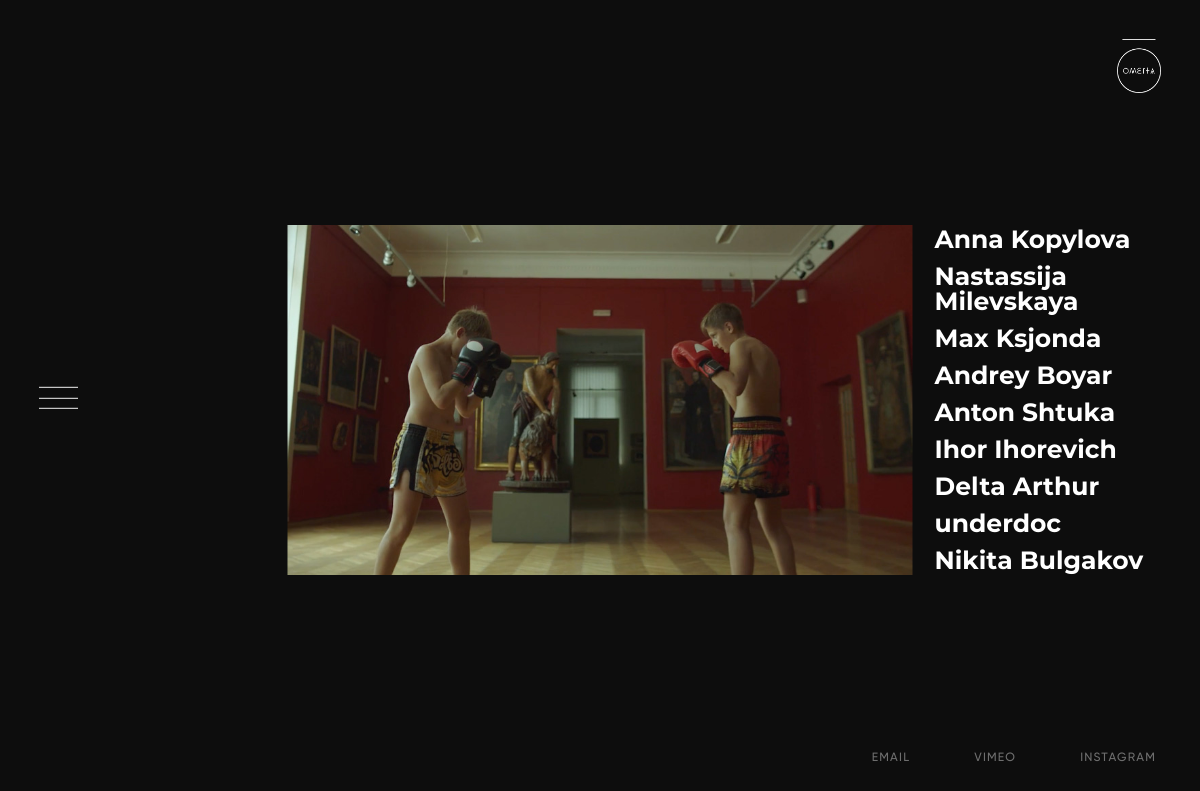
/directors, run on the app's committed database.
### ometa/models.py (models this page shows, shortened)
class Director(models.Model):
    number = models.IntegerField(default=1)
    name = models.CharField(max_length=30, default='No name')
    preview = models.ImageField(upload_to='directors_preview', null=True, blank=True)
    def get_absolute_url(self):
        return "directors/%i" % self.id
    class Meta(object):
        ordering = ['number']

### ometa/views.py (the view)
# urls.py: path('directors', views.directors, name='directors'),
def directors(request):
    director_artists = Director.objects.all().order_by('number')
    if director_artists:
        context = {
            "directors": director_artists,
            "active_director": director_artists[0]
        }
        return render(request, "partials/directors.html", context)
    else:
        return render(request, "partials/directors.html", context={"error": "Directors is not added!"})

### templates/partials/directors.html (shortened to what this page needs)
{% extends 'base.html' %}
{% block body %}
  <div class="artist js-artists">
    <div class="artists__previews-list"><a class="artists__preview-img js-artists-preview active" href="{{ active_director.get_absolute_url }}" title="{{ active_director.name }}" data-num="{{ active_director.id }}" style="background-image: url('{{ active_director.preview.url }}')"></a>
    </div>
    <ul class="artists__list">
      {% for obj in directors %}
        <li class="artists__item js-artists-names active" data-num="{{ obj.id }}"><a class="artists__link" href="{{ obj.get_absolute_url }}" title="{{ obj.name }}">{{ obj.name }}</a></li>
      {% endfor %}
    </ul>
  </div>
{% endblock %}

### custom_static/css/index.css (style rules this page uses)
html { font-family: sans-serif; line-height: 1.15; -ms-text-size-adjust: 100%; -webkit-text-size-adjust: 100%; box-sizing: border-box; }
*, *::before, *::after { box-sizing: inherit; }
body { margin: 0; }
a { background-color: transparent; -webkit-text-decoration-skip: objects; }
a, area, button, input, label, select, textarea { -ms-touch-action: manipulation; touch-action: manipulation; }
h1, h2, h3, h4, h5, h6, p, blockquote, em, img, i, dl, dt, ol, ul, li, video, canvas { margin: 0; padding: 0; border: 0; vertical-align: baseline; }
div, input, textarea, select, button, h1, h2, h3, h4, h5, h6, a, span { outline: none; }
ul, ol { list-style-type: none; }
body, html { width: 100vw; max-height: 100vh; overflow: hidden; height: 100vh; background-color: #0d0d0d; color: #ffffff; margin: 0; padding: 0; box-sizing: border-box; }
.artists__previews-list { display: inline-block; width: 625px; height: 400px; position: absolute; top: 50%; left: 50%; -webkit-transform: translate(-50%, -50%); -ms-transform: translate(-50%, -50%); transform: translate(-50%, -50%); }
.artists__preview-img { display: inline-block; position: absolute; opacity: 0; pointer-events: none; top: 0; left: 0; width: 100%; height: 100%; background: no-repeat center; background-size: cover; transition: opacity .1s; }
.artists__preview-img.active { opacity: 1; pointer-events: all; }
.artists__list { position: absolute; top: 50%; left: calc(50% + 312.5px + 22px); -webkit-transform: translateY(-50%); -ms-transform: translateY(-50%); transform: translateY(-50%); list-style: none; text-align: left; font-size: 34px; }
.artists__item { opacity: .5; transition: opacity .2s; }
.artists__item.active { opacity: 1; }
.artists__item + .artists__item { margin-top: 12px; }
.artists__link { text-decoration: none; color: #ffffff; font-family: "Montserrat Bold", serif; }
@media only screen and (max-width: 1700px) { .artists__list { width: 300px; } }
@media only screen and (max-width: 1700px) { .artists__item { line-height: 1; } }
@media only screen and (max-width: 1300px) { .artists__previews-list { width: 625px; height: 350px; } }
@media only screen and (max-width: 1300px) { .artists__list { left: calc(50% + 312.5px + 22px); font-size: 25px; width: 250px; } }
@media only screen and (max-width: 1300px) { .artists__item + .artists__item { margin-top: 12px; } }

### data on the page
Director: preview (picture), name "Anna Kopylova"
Director: name "Nastassija Milevskaya"
Director: name "Max Ksjonda"
Director: name "Andrey Boyar"
Director: name "Anton Shtuka"
Director: name "Ihor Ihorevich"
Director: name "Delta Arthur"
Director: name "underdoc"
Director: name "Nikita Bulgakov"
